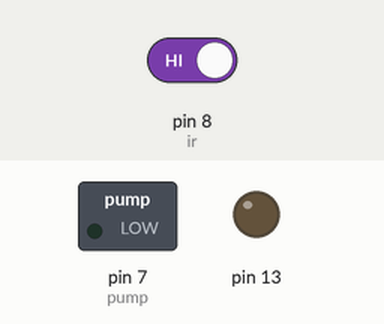
This sketch was run on a simulated Arduino Uno, built with avr-gcc and run on an emulated ATmega328P. On the bench: switched loads named in the sketch (green lamp = pin HIGH), output pins drawn as LEDs (lit = HIGH). Inputs (shaded band) come from the test bench; at power-on: pin 8 (ir) HIGH.

Above: at 1.2 s.
1.3 s: pin 8 (ir) driven LOW
At 1.7 s:
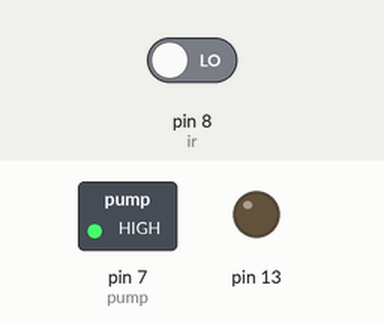
Timing chart, 0 to 4.3 s (numbered marks = the images above; inputs shaded):
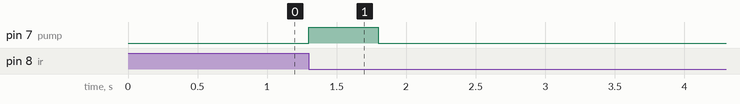

The sketch:

sketch_apr01a_irPump.ino
```cpp
int pump=7;
int ir=8;
//bool servopos=0;

unsigned long previousMillis = 0,elapse=0;        // will store last time LED was updated

// constants won't change:
const long interval = 500;           // interval at which to blink (milliseconds)

void setup() {
  // put your setup code here, to run once:
  // myservo.attach(9);

pinMode(ir,INPUT);
pinMode(13,OUTPUT);
pinMode(pump,OUTPUT);
Serial.begin(9600);
digitalWrite(pump, LOW);


}
void loop() {

  // put your main code here, to run repeatedly:
bool irIn = digitalRead(ir);
if(!irIn){
  digitalWrite(pump, HIGH);
  unsigned long currentMillis = millis();
  previousMillis = currentMillis;
  elapse=0;
  while(!irIn & ( elapse <= interval)){

    delay(1);


    irIn = digitalRead(ir);
    currentMillis = millis();
    elapse=currentMillis - previousMillis;
  }
  digitalWrite(pump, LOW);
  do{
    irIn = digitalRead(ir);
  }while(!irIn);


}


}
```

Measured:
- after the input at 1.3 s, pin 7 (pump): LOW → HIGH at once, → LOW 0.50 s later
